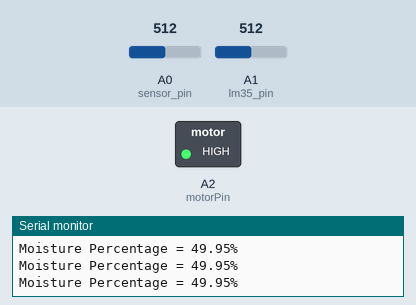
Simulated run of this sketch. Board: Arduino Uno, built with avr-gcc and run on an emulated ATmega328P. On the bench: switched loads named in the sketch (green lamp = pin HIGH), the last lines printed to the serial monitor. Inputs (shaded band) come from the test bench; at power-on: A0 (sensor_pin) = 512, A1 (lm35_pin) = 512. The modem accepts every AT command (registered, SIM ready, sends succeed) and sends nothing else.

Above: at 4.2 s.
4.3 s: A0 (sensor_pin) set to 418
7.3 s: A0 (sensor_pin) set to 400
At 8.6 s:
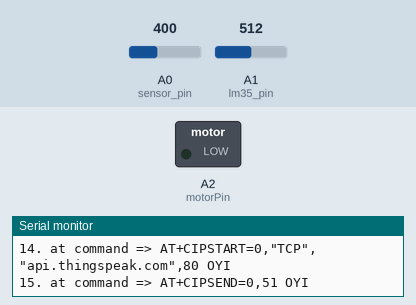
Timing chart, 0 to 10.3 s (numbered marks = the images above; inputs shaded):
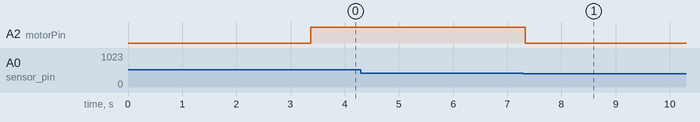

Measured:
- the behaviour switches between 410 and 409 on A0 (sensor_pin) (found by bisection; images 0 and 1)
- after the input at 7.3 s, A2 (motorPin): HIGH → LOW at once

The sketch:

sketch_sep03a.ino
```cpp
#include <SoftwareSerial.h>
#define RX 10
#define TX 11
String AP = "redmi";       // CHANGE ME
String PASS = "123456789"; // CHANGE ME
String API = "BQHV4Z9QB659WL61";   // CHANGE ME
String HOST = "api.thingspeak.com";
String PORT = "80";
String field2 = "field2";
String field1 = "field1";
int countTrueCommand;
int countTimeCommand;
boolean found = false;
int valSensor1 = 1;
int valSensor2 = 1;
SoftwareSerial esp8266(RX,TX);
const int lm35_pin = A1;
int temp_adc_val;
float temp_val;
const int sensor_pin = A0;
float moisture_percentage;
int sensor_analog;
float vref = 3.3;
float resolution = vref/1023;
int motorPin = A2;


void setup() {
  Serial.begin(9600);
  esp8266.begin(115200);
  sendCommand("AT",5,"OK");
  sendCommand("AT+CWMODE=1",5,"OK");
  sendCommand("AT+CWJAP=\""+ AP +"\",\""+ PASS +"\"",20,"OK");
  pinMode(motorPin, OUTPUT);
}
void loop() {
  //temp value
 valSensor1 = getSensorData1();
 String getData = "GET /update?api_key="+ API +"&"+ field2 +"="+String(valSensor1);
sendCommand("AT+CIPMUX=1",5,"OK");
 sendCommand("AT+CIPSTART=0,\"TCP\",\""+ HOST +"\","+ PORT,15,"OK");
 sendCommand("AT+CIPSEND=0," +String(getData.length()+4),4,">");
 esp8266.println(getData);delay(1500);countTrueCommand++;
 sendCommand("AT+CIPCLOSE=0",5,"OK");
//moisture value
  valSensor2 = getSensorData2();
 String getData2 = "GET /update?api_key="+ API +"&"+ field1 +"="+String(valSensor2);
sendCommand("AT+CIPMUX=1",5,"OK");
 sendCommand("AT+CIPSTART=0,\"TCP\",\""+ HOST +"\","+ PORT,15,"OK");
 sendCommand("AT+CIPSEND=0," +String(getData2.length()+4),4,">");
 esp8266.println(getData2);delay(1500);countTrueCommand++;
 sendCommand("AT+CIPCLOSE=0",5,"OK");
 if(valSensor2<60){
    digitalWrite(A2, HIGH);
    while(valSensor2<60){valSensor2 = getSensorData2();}
    digitalWrite(A2,LOW);

    }


}
int getSensorData1(){

float temperature = analogRead(A1);
 temperature = (temperature*500)/1023;
 //temperature = temperature*100;
 Serial.print("Temperature is : ");
 Serial.println(temperature);

  return temperature;
}
int getSensorData2(){

 sensor_analog = analogRead(sensor_pin);
  moisture_percentage = ( 100 - ( (sensor_analog/1023.00) * 100 ) );
  Serial.print("Moisture Percentage = ");
  Serial.print(moisture_percentage);
  Serial.print("%\n\n");

  return moisture_percentage;
}
void sendCommand(String command, int maxTime, char readReplay[]) {
  Serial.print(countTrueCommand);
  Serial.print(". at command => ");
  Serial.print(command);
  Serial.print(" ");
  while(countTimeCommand < (maxTime*1))
  {
    esp8266.println(command);//at+cipsend
    if(esp8266.find(readReplay))//ok
    {
      found = true;
      break;
    }

    countTimeCommand++;
  }

  if(found == true)
  {
    Serial.println("OYI");
    countTrueCommand++;
    countTimeCommand = 0;
  }

  if(found == false)
  {
    Serial.println("Fail");
    countTrueCommand = 0;
    countTimeCommand = 0;
  }

  found = false;
 }
```
